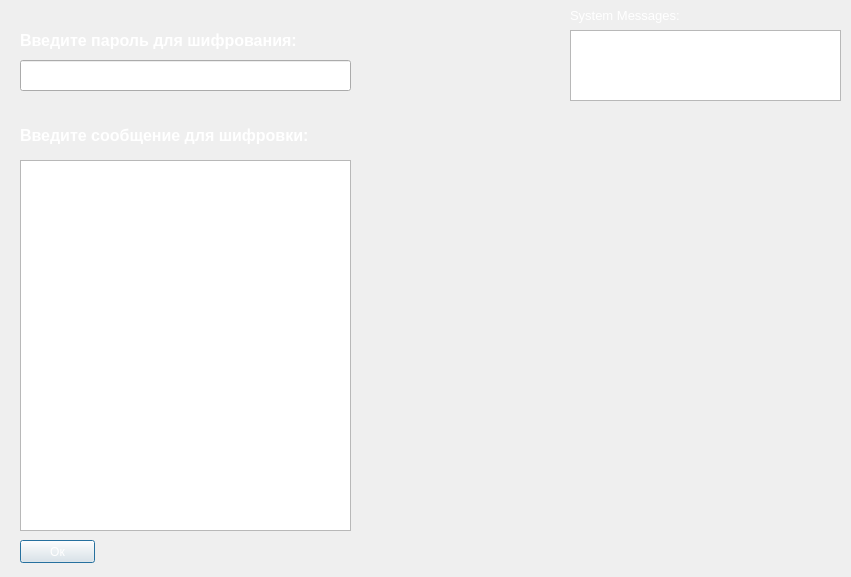
<?xml version="1.0" encoding="UTF-8"?>
<ui version="4.0">
 <class>Encode_sms_Dialog</class>
 <widget class="QDialog" name="Encode_sms_Dialog">
  <property name="geometry">
   <rect>
    <x>0</x>
    <y>0</y>
    <width>851</width>
    <height>577</height>
   </rect>
  </property>
  <property name="minimumSize">
   <size>
    <width>851</width>
    <height>577</height>
   </size>
  </property>
  <property name="maximumSize">
   <size>
    <width>851</width>
    <height>577</height>
   </size>
  </property>
  <property name="windowTitle">
   <string>Кодер Сообщения</string>
  </property>
  <property name="windowIcon">
   <iconset resource="iconscryptor.qrc">
    <normaloff>:/icons/icons/sms.png</normaloff>:/icons/icons/sms.png</iconset>
  </property>
  <property name="styleSheet">
   <string notr="true">background-image: url(:/background/icons/background.png);</string>
  </property>
  <widget class="QPlainTextEdit" name="plainTextEdit_for_mess_encode">
   <property name="geometry">
    <rect>
     <x>20</x>
     <y>160</y>
     <width>331</width>
     <height>371</height>
    </rect>
   </property>
   <property name="minimumSize">
    <size>
     <width>0</width>
     <height>0</height>
    </size>
   </property>
   <property name="maximumSize">
    <size>
     <width>1000</width>
     <height>1000</height>
    </size>
   </property>
   <property name="styleSheet">
    <string notr="true">color: rgb(255, 255, 255);
font: 75 12pt &quot;MS Shell Dlg 2&quot;;</string>
   </property>
  </widget>
  <widget class="QLabel" name="label">
   <property name="geometry">
    <rect>
     <x>20</x>
     <y>10</y>
     <width>521</width>
     <height>61</height>
    </rect>
   </property>
   <property name="minimumSize">
    <size>
     <width>0</width>
     <height>0</height>
    </size>
   </property>
   <property name="maximumSize">
    <size>
     <width>1000</width>
     <height>1000</height>
    </size>
   </property>
   <property name="styleSheet">
    <string notr="true">color: rgb(255, 255, 255);</string>
   </property>
   <property name="text">
    <string>&lt;html&gt;&lt;head/&gt;&lt;body&gt;&lt;p&gt;&lt;span style=&quot; font-size:12pt; font-weight:600;&quot;&gt;Введите пароль для шифрования:&lt;/span&gt;&lt;/p&gt;&lt;/body&gt;&lt;/html&gt;</string>
   </property>
  </widget>
  <widget class="QLabel" name="label_2">
   <property name="geometry">
    <rect>
     <x>20</x>
     <y>110</y>
     <width>541</width>
     <height>51</height>
    </rect>
   </property>
   <property name="minimumSize">
    <size>
     <width>0</width>
     <height>0</height>
    </size>
   </property>
   <property name="maximumSize">
    <size>
     <width>1000</width>
     <height>1000</height>
    </size>
   </property>
   <property name="styleSheet">
    <string notr="true">color: rgb(255, 255, 255);</string>
   </property>
   <property name="text">
    <string>&lt;html&gt;&lt;head/&gt;&lt;body&gt;&lt;p&gt;&lt;span style=&quot; font-size:12pt; font-weight:600;&quot;&gt;Введите сообщение для шифровки:&lt;/span&gt;&lt;/p&gt;&lt;/body&gt;&lt;/html&gt;</string>
   </property>
  </widget>
  <widget class="QLabel" name="label_3">
   <property name="geometry">
    <rect>
     <x>570</x>
     <y>0</y>
     <width>271</width>
     <height>31</height>
    </rect>
   </property>
   <property name="minimumSize">
    <size>
     <width>0</width>
     <height>0</height>
    </size>
   </property>
   <property name="maximumSize">
    <size>
     <width>1000</width>
     <height>1000</height>
    </size>
   </property>
   <property name="styleSheet">
    <string notr="true">color: rgb(255, 255, 255);</string>
   </property>
   <property name="text">
    <string>&lt;html&gt;&lt;head/&gt;&lt;body&gt;&lt;p&gt;&lt;span style=&quot; font-size:10pt;&quot;&gt;System Messages:&lt;/span&gt;&lt;/p&gt;&lt;/body&gt;&lt;/html&gt;</string>
   </property>
  </widget>
  <widget class="QPushButton" name="pushButton_ok_encode">
   <property name="geometry">
    <rect>
     <x>20</x>
     <y>540</y>
     <width>75</width>
     <height>23</height>
    </rect>
   </property>
   <property name="minimumSize">
    <size>
     <width>0</width>
     <height>0</height>
    </size>
   </property>
   <property name="maximumSize">
    <size>
     <width>1000</width>
     <height>1000</height>
    </size>
   </property>
   <property name="styleSheet">
    <string notr="true">color: rgb(255, 255, 255);</string>
   </property>
   <property name="text">
    <string>Ок</string>
   </property>
  </widget>
  <widget class="QTextEdit" name="lineEdit_sys_messages_encode">
   <property name="geometry">
    <rect>
     <x>570</x>
     <y>30</y>
     <width>271</width>
     <height>71</height>
    </rect>
   </property>
   <property name="minimumSize">
    <size>
     <width>0</width>
     <height>0</height>
    </size>
   </property>
   <property name="maximumSize">
    <size>
     <width>1000</width>
     <height>1000</height>
    </size>
   </property>
   <property name="styleSheet">
    <string notr="true">color: rgb(255, 255, 255);</string>
   </property>
  </widget>
  <widget class="QLineEdit" name="plainTextEdit_for_pass_encode">
   <property name="geometry">
    <rect>
     <x>20</x>
     <y>60</y>
     <width>331</width>
     <height>31</height>
    </rect>
   </property>
   <property name="minimumSize">
    <size>
     <width>0</width>
     <height>0</height>
    </size>
   </property>
   <property name="maximumSize">
    <size>
     <width>1000</width>
     <height>1000</height>
    </size>
   </property>
   <property name="styleSheet">
    <string notr="true">color: rgb(255, 255, 255);
font: 12pt &quot;MS Shell Dlg 2&quot;;</string>
   </property>
   <property name="echoMode">
    <enum>QLineEdit::Password</enum>
   </property>
  </widget>
  <zorder>label_2</zorder>
  <zorder>plainTextEdit_for_mess_encode</zorder>
  <zorder>label</zorder>
  <zorder>label_3</zorder>
  <zorder>pushButton_ok_encode</zorder>
  <zorder>lineEdit_sys_messages_encode</zorder>
  <zorder>plainTextEdit_for_pass_encode</zorder>
 </widget>
 <resources>
  <include location="iconscryptor.qrc"/>
 </resources>
 <connections/>
</ui>
